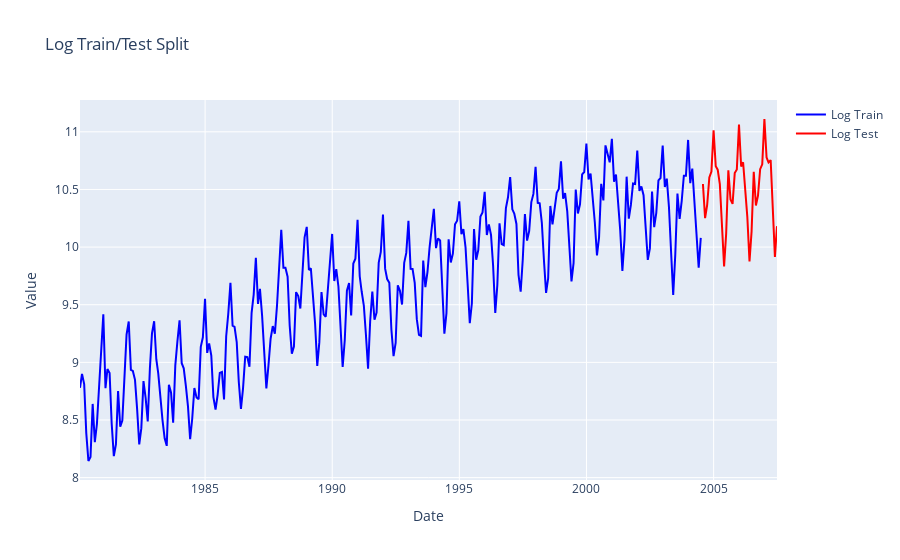

Notebook source saved alongside this figure:
### Markdown cell above
Так как сезонность мультипликативная, то попробуем логарифмировать ряд.

### Code cell
log_train_data = np.log(train_data["value"].astype("float"))
log_test_data = np.log(test_data["value"].astype("float"))

fig = go.Figure()
fig.add_trace(
    go.Scatter(x=train_data["date"], y=log_train_data, name="Log Train", line=dict(color="blue"))
)
fig.add_trace(
    go.Scatter(x=test_data["date"], y=log_test_data, name="Log Test", line=dict(color="red"))
)
fig.update_layout(
    title="Log Train/Test Split", xaxis_title="Date", yaxis_title="Value"
)
fig.show()

### Figure 1 — Plotly figure (JSON) as saved in the notebook; plotly's stock layout.template omitted (floating-point values rounded to 4 significant figures; data arrays with more than 128 entries replaced by an {"elided": "..."} marker saying what was removed)
{"data": [{"line": {"color": "blue"}, "name": "Log Train", "type": "scatter", "x": {"elided": "294 str values"}, "y": {"elided": "294 float values"}}, {"line": {"color": "red"}, "name": "Log Test", "type": "scatter", "x": ["2004-07-31", "2004-08-31", "2004-09-30", "2004-10-31", "2004-11-30", "2004-12-31", "2005-01-31", "2005-02-28", "2005-03-31", "2005-04-30", "2005-05-31", "2005-06-30", "2005-07-31", "2005-08-31", "2005-09-30", "2005-10-31", "2005-11-30", "2005-12-31", "2006-01-31", "2006-02-28", "2006-03-31", "2006-04-30", "2006-05-31", "2006-06-30", "2006-07-31", "2006-08-31", "2006-09-30", "2006-10-31", "2006-11-30", "2006-12-31", "2007-01-31", "2007-02-28", "2007-03-31", "2007-04-30", "2007-05-31", "2007-06-30"], "y": [10.55, 10.25, 10.37, 10.6, 10.65, 11.01, 10.7, 10.67, 10.55, 10.14, 9.832, 10.12, 10.67, 10.41, 10.38, 10.64, 10.67, 11.06, 10.7, 10.74, 10.48, 10.26, 9.875, 10.14, 10.65, 10.36, 10.45, 10.68, 10.72, 11.11, 10.78, 10.73, 10.75, 10.25, 9.915, 10.18]}], "layout": {"title": {"text": "Log Train/Test Split"}, "xaxis": {"title": {"text": "Date"}}, "yaxis": {"title": {"text": "Value"}}}}
